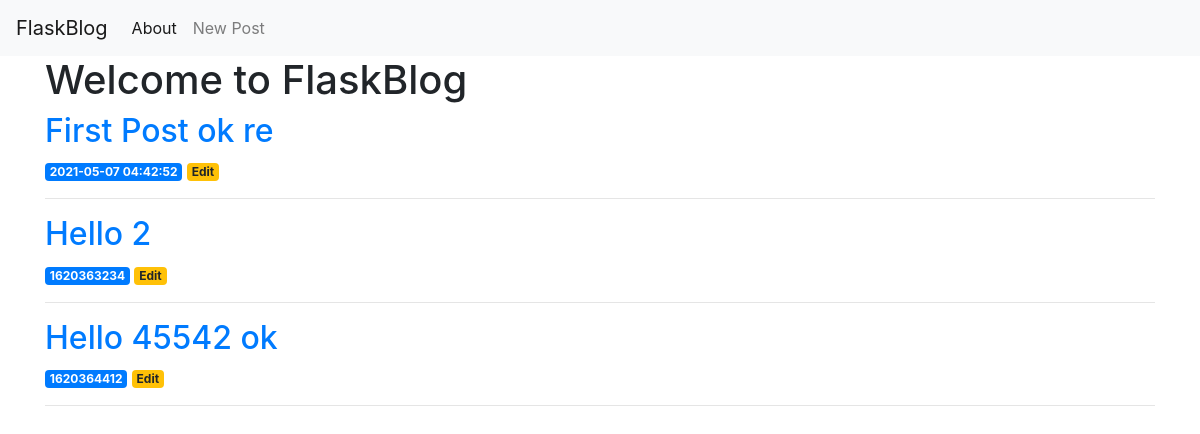
Before: / with the older database file.
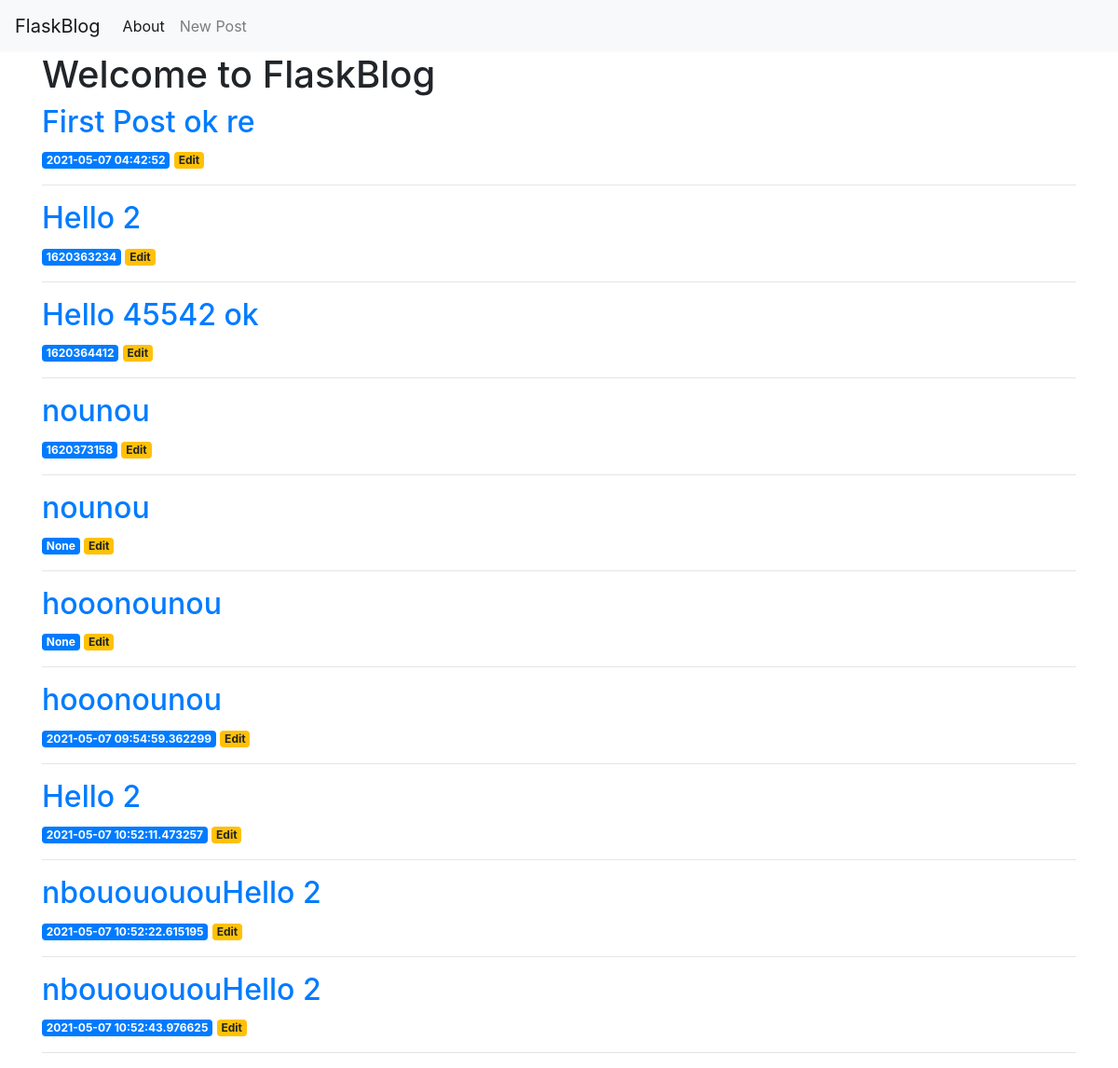
After: the same page with the newer database file.
### app.py (models this page shows, shortened)
class Post(db.Model):
    __tablename__ = 'posts'
    uuid = db.Column(db.Integer, primary_key=True)
    title = db.Column(db.String(256), index=True)
    content = db.Column(db.Text)
    created = db.Column(db.Integer)

### app.py (the view)
@app.route('/')
def index():
    conn = get_db_connection()
    posts = conn.execute('SELECT * FROM posts').fetchall()
    conn.close()
    return render_template('index.html', posts=posts)

### app.py (called while the page is built)
def get_db_connection():
    conn = sqlite3.connect('database.db')
    conn.row_factory = sqlite3.Row
    return conn

### templates/index.html
{% extends 'base.html' %}
{% block content %}
    <h1>{% block title %} Welcome to FlaskBlog {% endblock %}</h1>
    {% for post in posts %}
        <a href="{{ url_for('post', post_id=post['id']) }}">
            <h2>{{ post['title'] }}</h2>
        </a>
        <span class="badge badge-primary">{{ post['created'] }}</span>
        <a href="{{ url_for('edit', id=post['id']) }}">
            <span class="badge badge-warning">Edit</span>
        </a>
        <hr>
    {% endfor %}
{% endblock %}

### templates/base.html (shortened to what this page needs)
<!doctype html>
<html lang="en">
  <head>
    <link rel="stylesheet" href="https://stackpath.bootstrapcdn.com/bootstrap/4.3.1/css/bootstrap.min.css">
  </head>
  <body>
    <nav class="navbar navbar-expand-md navbar-light bg-light">
        <a class="navbar-brand" href="{{ url_for('index')}}">FlaskBlog</a>
        <div class="collapse navbar-collapse" id="navbarNav">
            <ul class="navbar-nav">
            <li class="nav-item active">
                <a class="nav-link" href="#">About</a>
            </li>
            <li class="nav-item">
                <a class="nav-link" href="{{url_for('create')}}">New Post</a>
            </li>
            </ul>
        </div>
    </nav>
    <div class="container">
        {% block content %} {% endblock %}
    </div>
  </body>
</html>

Changed rows visible on the page:
added Post: title "nounou", created "1620373158"
added Post: title "nounou", created "None"
added Post: title "hooonounou", created "None"
added Post: title "hooonounou", created "2021-05-07 09:54:59.362299"
added Post: title "Hello 2", created "2021-05-07 10:52:11.473257"
added Post: title "nbououououHello 2", created "2021-05-07 10:52:22.615195"
added Post: title "nbououououHello 2", created "2021-05-07 10:52:43.976625"
